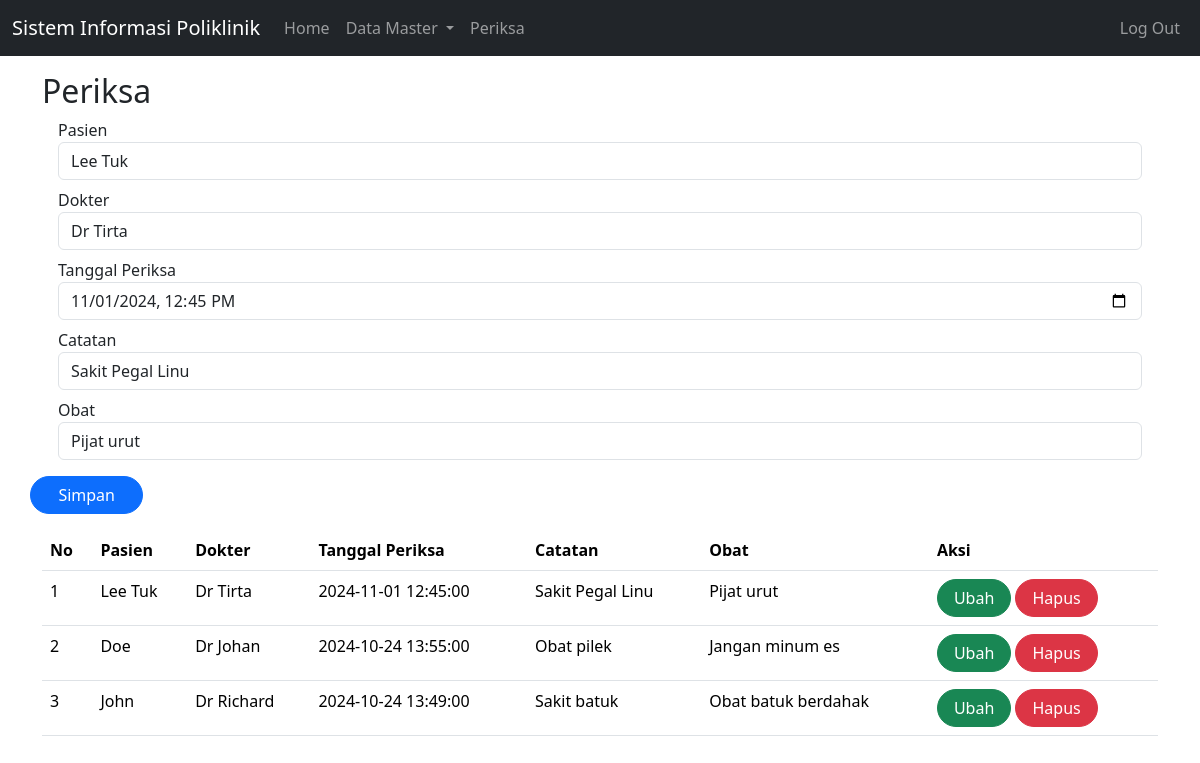
The app's page /index.php?page=periksa&id=3 (signed in) with its own data.
### tables this page shows
CREATE TABLE `periksa` (
  `id` int(10) UNSIGNED NOT NULL,
  `id_pasien` int(11) UNSIGNED NOT NULL,
  `id_dokter` int(11) UNSIGNED NOT NULL,
  `tgl_periksa` datetime DEFAULT NULL,
  `catatan` text DEFAULT NULL,
  `obat` varchar(255) NOT NULL
);

CREATE TABLE `pasien` (
  `id` int(10) UNSIGNED NOT NULL,
  `nama` varchar(255) DEFAULT NULL,
  `alamat` varchar(255) DEFAULT NULL,
  `no_hp` varchar(50) DEFAULT NULL
);

CREATE TABLE `dokter` (
  `id` int(10) UNSIGNED NOT NULL,
  `nama` varchar(255) DEFAULT NULL,
  `alamat` varchar(255) DEFAULT NULL,
  `no_hp` varchar(50) DEFAULT NULL
);

### periksa.php (the view, shortened to what this page needs)
<body>
        <form class="form col" method="POST" action="" name="myForm" onsubmit="return(validate());">
            <?php
            $tgl_periksa = '';
            $catatan = '';
            $obat = '';
            if (isset($_GET['id'])) {
                $ambil = mysqli_query($mysqli,
                "SELECT * FROM periksa
                WHERE id='" . $_GET['id'] . "'");
                while ($row = mysqli_fetch_array($ambil)) {
                    $tgl_periksa = $row['tgl_periksa'];
                    $catatan = $row['catatan'];
                    $id_pasien = $row['id_pasien'];
                    $id_dokter = $row['id_dokter'];
                    $obat = $row['obat'];
                }
            ?>
            <?php
            }
            ?>
            <div class="form-group mx-sm-3 mb-2">
                <label for="pasien" class="sr-only">Pasien</label>
                <select class="form-control" name="id_pasien">
                    <?php
                    $selected = '';
                    $pasien = mysqli_query($mysqli, "SELECT * FROM pasien");
                    while ($data = mysqli_fetch_array($pasien)) {
                        if ($data['id'] == $id_pasien) {
                            $selected = 'selected="selected"';
                        } else {
                            $selected = '';
                        }
                    ?>
                        <option value="<?php echo $data['id'] ?>" <?php echo $selected ?>><?php echo $data['nama'] ?></option>
                    <?php
                    }
                    ?>
                </select>
            </div>
            <div class="form-group mx-sm-3 mb-2">
                <label for="dokter" class="sr-only">Dokter</label>
                <select class="form-control" name="id_dokter">
                    <?php
                    $selected = '';
                    $dokter = mysqli_query($mysqli, "SELECT * FROM dokter");
                    while ($data = mysqli_fetch_array($dokter)) {
                        if ($data['id'] == $id_dokter) {
                            $selected = 'selected="selected"';
                        } else {
                            $selected = '';
                        }
                    ?>
                        <option value="<?php echo $data['id'] ?>" <?php echo $selected ?>><?php echo $data['nama'] ?></option>
                    <?php
                    }
                    ?>
                </select>
            </div>
            <div class="form-group mx-sm-3 mb-2">
                <label for="tgl_periksa" class="sr-only">Tanggal Periksa</label>
                <input type="datetime-local" class="form-control" name="tgl_periksa" id="tgl_periksa" placeholder="Tanggal Periksa" value="<?php echo $tgl_periksa ?>">
            </div>
            <div class="form-group mx-sm-3 mb-2">
                <label for="catatan" class="sr-only">Catatan</label>
                <input type="text" class="form-control" name="catatan" id="catatan" placeholder="Catatan" value="<?php echo $catatan ?>">
            </div>
            <div class="form-group mx-sm-3 mb-2">
                <label for="obat" class="sr-only">Obat</label>
                <input type="text" class="form-control" name="obat" id="obat" placeholder="Obat" value="<?php echo $obat ?>">
            </div>
            <div class="row d-flex mt-3">
                <button type="submit" class="btn btn-primary rounded-pill" style="width: 3cm;" name="simpan">Simpan</button>
            </div>
        </form>
        <table class="table table-hover my-3">
            <thead>
                <tr>
                    <th scope="col">No</th>
                    <th scope="col">Pasien</th>
                    <th scope="col">Dokter</th>
                    <th scope="col">Tanggal Periksa</th>
                    <th scope="col">Catatan</th>
                    <th scope="col">Obat</th>
                    <th scope="col">Aksi</th>
                </tr>
            </thead>
            <tbody>
                <?php
                    $result = mysqli_query($mysqli, "SELECT pr.*,d.nama as 'nama_dokter', p.nama as 'nama_pasien'
                    FROM periksa pr LEFT JOIN dokter d ON (pr.id_dokter=d.id) LEFT JOIN pasien p ON (pr.id_pasien=p.id)
                    ORDER BY pr.tgl_periksa DESC");
                    $no = 1;
                    while ($data = mysqli_fetch_array($result)) {
                    ?>
                        <tr>
                            <td><?php echo $no++ ?></td>
                            <td><?php echo $data['nama_pasien'] ?></td>
                            <td><?php echo $data['nama_dokter'] ?></td>
                            <td><?php echo $data['tgl_periksa'] ?></td>
                            <td><?php echo $data['catatan'] ?></td>
                            <td><?php echo $data['obat'] ?></td>
                            <td>
                                <a class="btn btn-success rounded-pill px-3"
                                href="index.php?page=periksa&id=<?php echo $data['id'] ?>">
                                Ubah</a>
                                <a class="btn btn-danger rounded-pill px-3"
                                href="index.php?page=periksa&id=<?php echo $data['id'] ?>&aksi=hapus">
                                Hapus</a>
                            </td>
                        </tr>
                    <?php
                    }
                ?>
            </tbody>
        </table>
</body>
</html>

### records on screen
periksa: tgl_periksa "11/01/2024 12:45", catatan "Sakit Pegal Linu", obat "Pijat urut", id_pasien.nama "Lee Tuk", id_dokter.nama "Dr Tirta", tgl_periksa "2024-11-01 12:45:00"
periksa: id_pasien.nama "Doe", id_dokter.nama "Dr Johan", tgl_periksa "2024-10-24 13:55:00", catatan "Obat pilek", obat "Jangan minum es"
periksa: id_pasien.nama "John", id_dokter.nama "Dr Richard", tgl_periksa "2024-10-24 13:49:00", catatan "Sakit batuk", obat "Obat batuk berdahak"

### other values on screen
$_GET['page'] "Periksa"
form field id_pasien "Lee Tuk"
form field id_dokter "Dr Tirta"
